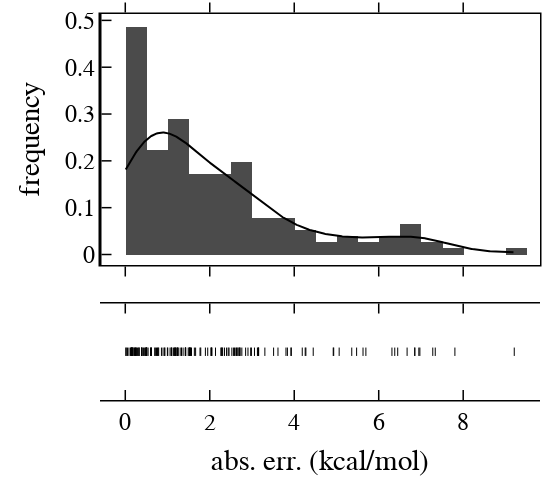

Write notebook code for a chart like this one.
### Markdown cell above
##### absolute error distribution

### Code cell
hist_data = [df_sel['errs_t'].values]
group_labels = [""]
colors = ['black', blue, green, red]
fig = ff.create_distplot(hist_data, group_labels, show_hist=True, colors=colors, bin_size=0.5)
layout = go.Layout()
layout.legend.update(x=.5, y=1, bgcolor="rgba(0,0,0,0)")
layout.update(showlegend=False)
layout.update(width=550, height=500)
layout.update(glob_layout)
layout["xaxis"].update({'title': "abs. err. (kcal/mol)"})
layout["yaxis"].update({'title': "frequency"})
fig.layout.update(layout)
fig.show()

np.mean(df_sel['errs_t'])

### Figure 1 — Plotly figure (JSON) as saved in the notebook; plotly's stock layout.template omitted (floating-point values rounded to 4 significant figures; data arrays with more than 128 entries replaced by an {"elided": "..."} marker saying what was removed)
{"data": [{"autobinx": false, "histnorm": "probability density", "legendgroup": "", "marker": {"color": "black"}, "name": "", "opacity": 0.7, "type": "histogram", "x": {"elided": "152 float values"}, "xaxis": "x", "xbins": {"end": 9.209, "size": 0.5, "start": 0.01112}, "yaxis": "y"}, {"legendgroup": "", "marker": {"color": "black"}, "mode": "lines", "name": "", "showlegend": false, "type": "scatter", "x": {"elided": "500 float values"}, "xaxis": "x", "y": {"elided": "500 float values"}, "yaxis": "y"}, {"legendgroup": "", "marker": {"color": "black", "symbol": "line-ns-open"}, "mode": "markers", "name": "", "showlegend": false, "type": "scatter", "x": {"elided": "152 float values"}, "xaxis": "x", "y": {"elided": "152 str values"}, "yaxis": "y2"}], "layout": {"barmode": "overlay", "font": {"color": "black", "family": "Helvetica", "size": 24}, "height": 500, "hovermode": "closest", "legend": {"bgcolor": "rgba(0,0,0,0)", "orientation": "v", "traceorder": "reversed", "x": 0.5, "y": 1}, "margin": {"b": 100, "l": 100, "r": 10, "t": 10}, "paper_bgcolor": "rgba(255,255,255,100)", "plot_bgcolor": "white", "showlegend": false, "width": 550, "xaxis": {"anchor": "y2", "color": "black", "domain": [0, 1], "linecolor": "black", "linewidth": 1.5, "mirror": "allticks", "showgrid": false, "showline": true, "ticklen": 10, "ticks": "inside", "tickwidth": 1.5, "title": {"text": "abs. err. (kcal/mol)"}, "zeroline": false}, "yaxis": {"anchor": "free", "color": "black", "domain": [0.35, 1], "linecolor": "black", "linewidth": 1.5, "mirror": "allticks", "position": 0, "showgrid": false, "showline": true, "ticklen": 10, "ticks": "inside", "tickwidth": 1.5, "title": {"text": "frequency"}, "zeroline": false}, "yaxis2": {"anchor": "x", "domain": [0, 0.25], "dtick": 1, "showticklabels": false}}}
